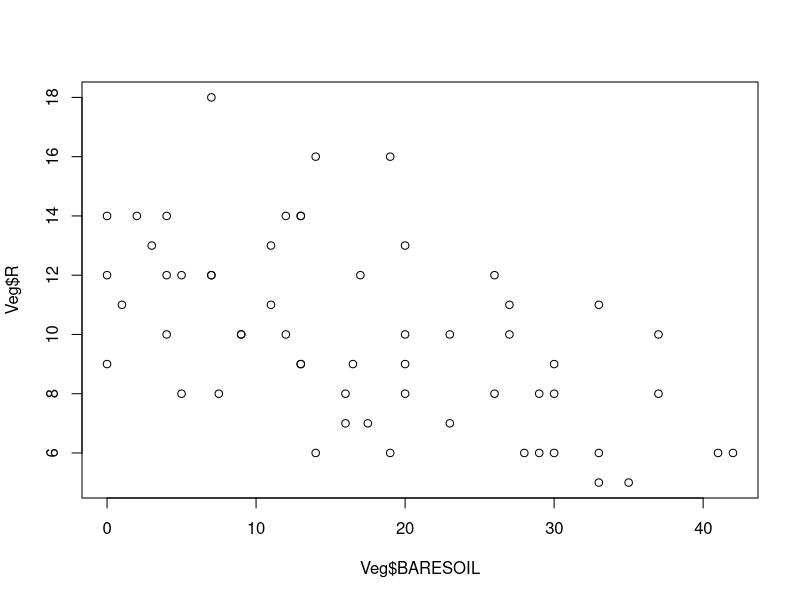
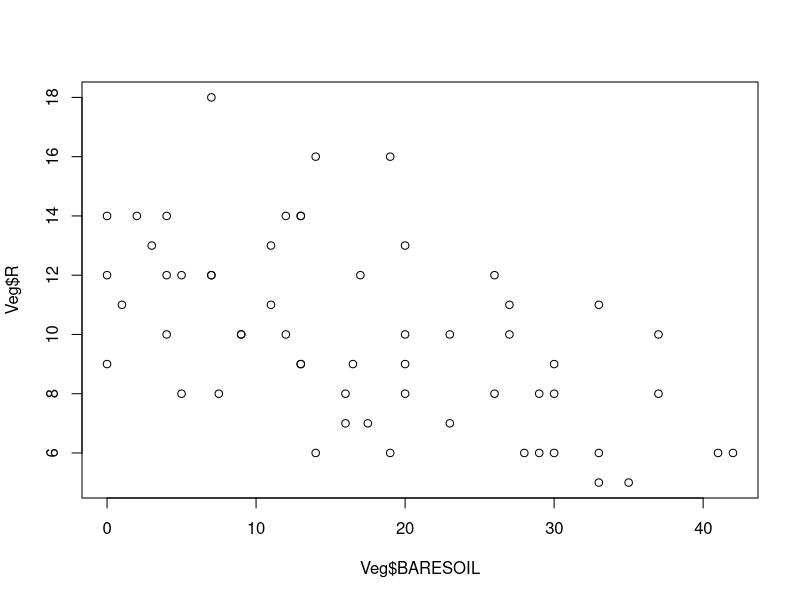
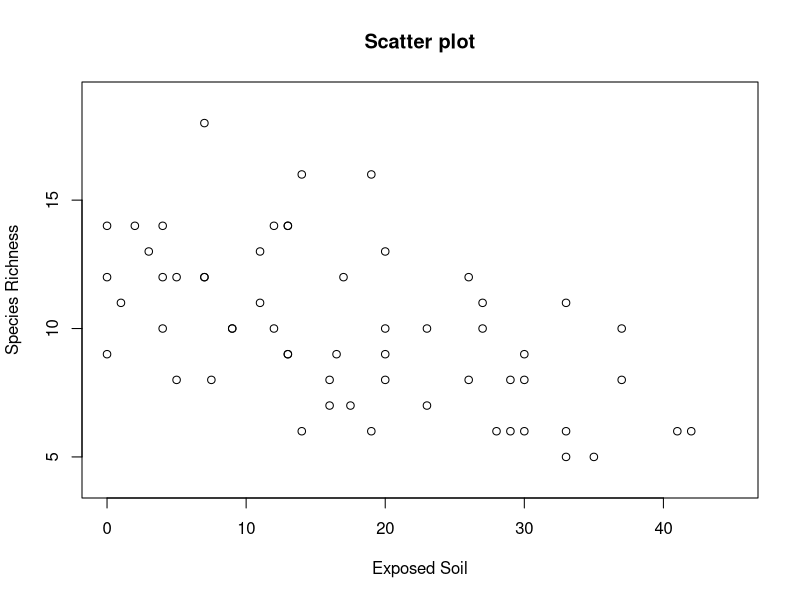
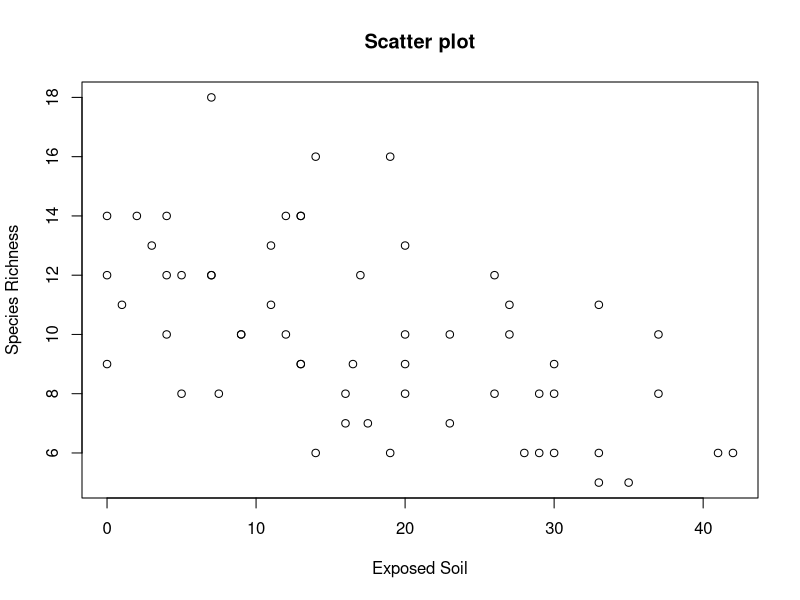
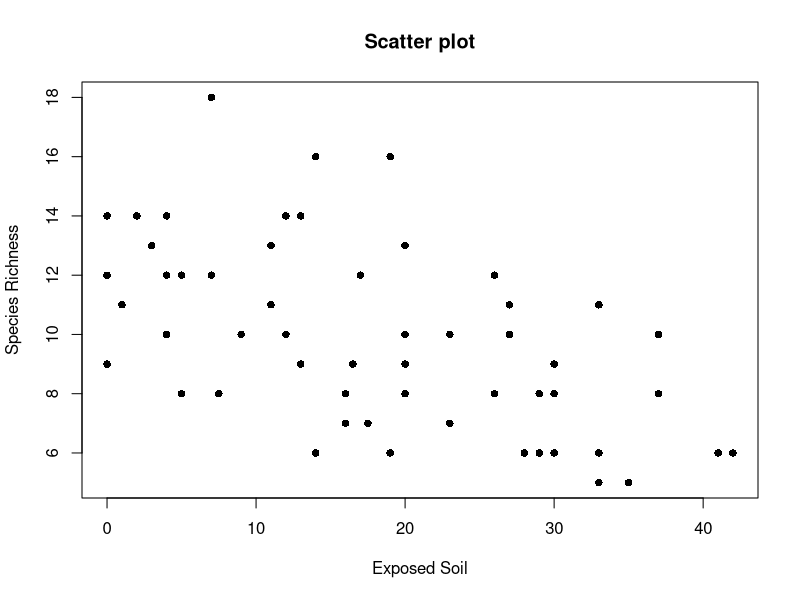
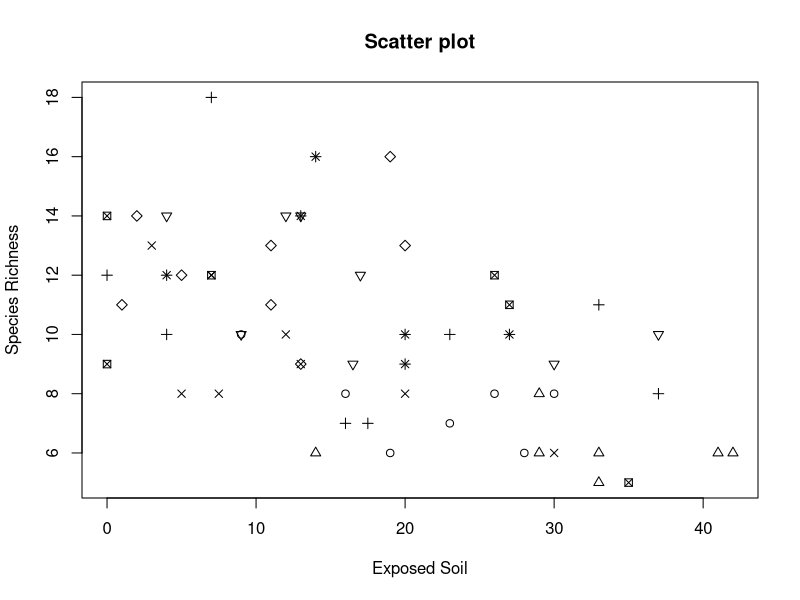
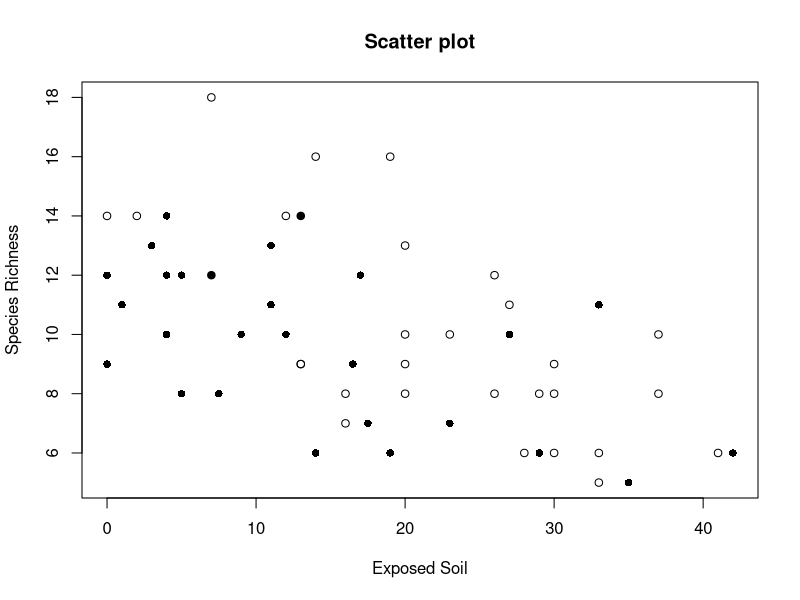
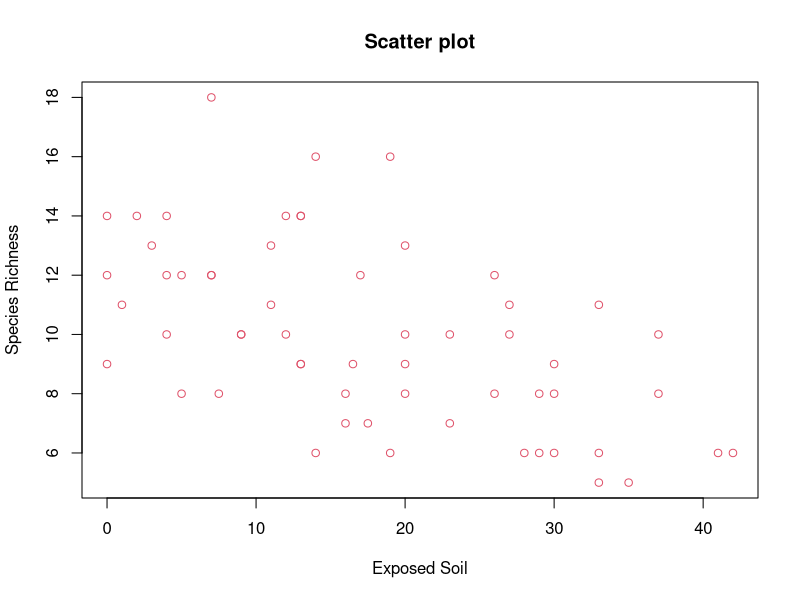

Reproduce these figures in R, in order.
#Chapter 4
#Topics:
# Plotting
# plot()

#setwd("/home/diego/Learning/LearningR")
#rm(list = ls()) #clear environment

#plot()
Veg = read.table(file = "RBook/Vegetation2.txt", header = TRUE)
names(Veg)
str(Veg)
plot(Veg$BARESOIL, Veg$R) #Plot of R(richness) vs BARESOIL(exposed soil)
plot(x = Veg$BARESOIL, y = Veg$R) #Produces same plot as above

#Version 2
plot(x = Veg$BARESOIL, y = Veg$R,
     xlab = "Exposed Soil", #xaxis label
     ylab = "Species Richness", #yaxis label
     main = "Scatter plot", # title
     xlim = c(0, 45), ylim = c(4, 19)) #graph bounds

#Can also use
plot(x = Veg$BARESOIL, y = Veg$R,
     xlab = "Exposed Soil", #xaxis label
     ylab = "Species Richness", #yaxis label
     main = "Scatter plot", # title
     xlim = c(min(Veg$BARESOIL, na.rm = TRUE), max(Veg$BARESOIL, na.rm = TRUE)), #xaxis graph bounds
     ylim = c(min(Veg$R, na.rm = TRUE), max(Veg$R, na.rm = TRUE)) #yaxis graph bounds
     )

plot(x = Veg$BARESOIL, y = Veg$R,
     xlab = "Exposed Soil", #xaxis label
     ylab = "Species Richness", #yaxis label
     main = "Scatter plot", # title
     xlim = c(min(Veg$BARESOIL, na.rm = TRUE), max(Veg$BARESOIL, na.rm = TRUE)), #xaxis graph bounds
     ylim = c(min(Veg$R, na.rm = TRUE), max(Veg$R, na.rm = TRUE)), #yaxis graph bounds
     pch = 16 #Controls the symbol to use in the graph. Default is 1, must be numerical
)

#pch can be a vector of values to change the symbols on the default
#Must have same length as xaxis
Veg$Transect
plot(x = Veg$BARESOIL, y = Veg$R,
     xlab = "Exposed Soil", #xaxis label
     ylab = "Species Richness", #yaxis label
     main = "Scatter plot", # title
     xlim = c(min(Veg$BARESOIL, na.rm = TRUE), max(Veg$BARESOIL, na.rm = TRUE)), #xaxis graph bounds
     ylim = c(min(Veg$R, na.rm = TRUE), max(Veg$R, na.rm = TRUE)), #yaxis graph bounds
     pch = Veg$Transect #Controls the symbol to use in the graph. Default is 1
)

#create a vector for pch
Veg$Time2 = Veg$Time
Veg$Time2[Veg$Time <= 1974] = 1 #Convert less than 1974 to 1
Veg$Time2[Veg$Time > 1974] = 16 #Convert greater than 1974 to 16
Veg$Time2

#Use Veg$Time2 to distinguish time period
plot(x = Veg$BARESOIL, y = Veg$R,
     xlab = "Exposed Soil", #xaxis label
     ylab = "Species Richness", #yaxis label
     main = "Scatter plot", # title
     xlim = c(min(Veg$BARESOIL, na.rm = TRUE), max(Veg$BARESOIL, na.rm = TRUE)), #xaxis graph bounds
     ylim = c(min(Veg$R, na.rm = TRUE), max(Veg$R, na.rm = TRUE)), #yaxis graph bounds
     pch = Veg$Time2 #Controls the symbol to use in the graph. Default is 1
)

#color
plot(x = Veg$BARESOIL, y = Veg$R,
     xlab = "Exposed Soil", #xaxis label
     ylab = "Species Richness", #yaxis label
     main = "Scatter plot", # title
     xlim = c(min(Veg$BARESOIL, na.rm = TRUE), max(Veg$BARESOIL, na.rm = TRUE)), #xaxis graph bounds
     ylim = c(min(Veg$R, na.rm = TRUE), max(Veg$R, na.rm = TRUE)), #yaxis graph bounds
     col = 2 #Colors 
)

x = 1:8
plot(x, col = x) #Display all colors

#create a vector for col
#Redo Veg$Time2 for pch
Veg$Time2 = Veg$Time
Veg$Time2[Veg$Time <= 1974] = 15 #Convert less than 1974 to 15
Veg$Time2[Veg$Time > 1974] = 16 #Convert greater than 1974 to 16
Veg$Time2

Veg$Col2 = Veg$Time
Veg$Col2[Veg$Time <= 1974] = 1 #Black
Veg$Col2[Veg$Time > 1974] = 2 #Red

plot(x = Veg$BARESOIL, y = Veg$R,
     xlab = "Exposed Soil", #xaxis label
     ylab = "Species Richness", #yaxis label
     main = "Scatter plot", # title
     xlim = c(min(Veg$BARESOIL, na.rm = TRUE), max(Veg$BARESOIL, na.rm = TRUE)), #xaxis graph bounds
     ylim = c(min(Veg$R, na.rm = TRUE), max(Veg$R, na.rm = TRUE)), #yaxis graph bounds
     pch = Veg$Time2, #Controls the symbol to use in the graph. Default is 1
     col = Veg$Col2
)













